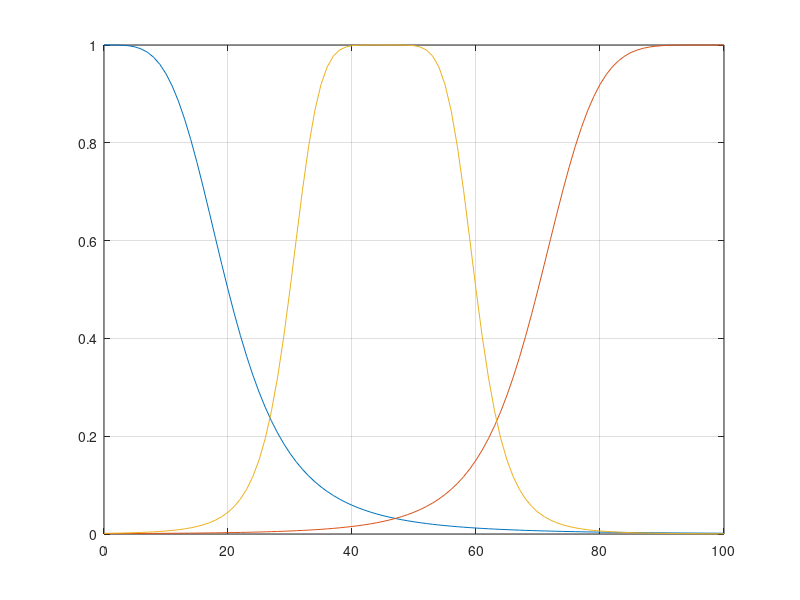
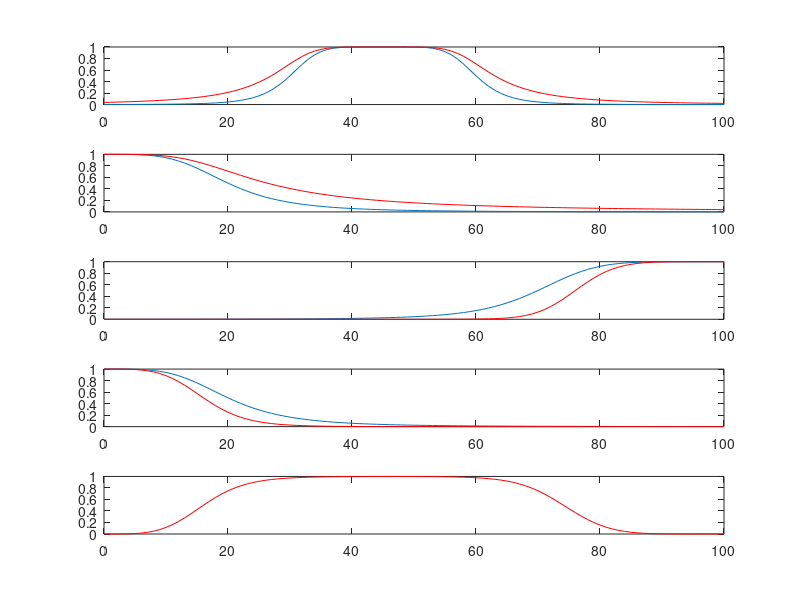

These figures' MATLAB source, in order:
clear all
close all
clc
x=0:100;

young=gbellmf(x,[20,2,0]);
plot(x,young)
hold on
old=gbellmf(x,[30,3,100]);
 plot(x,old)
 hold on
 grid on
 middle_age=gbellmf(x,[15,3,45]);
  plot(x,middle_age)
  
  figure();
  
 middle_age=gbellmf(x,[15,3,45]);
 subplot(5,1,1);
  plot(x,middle_age);
  ml_middle_age=(middle_age).^(1/2);%more or less middle age
  hold on
  plot(x,ml_middle_age,'r');
  subplot(5,1,2);
  young=gbellmf(x,[20,2,0]);
plot(x,young);
hold on
    almost_young=(young).^(1/2);
  plot(x,almost_young,'r');
    subplot(5,1,3);
    old=gbellmf(x,[30,3,100]);
 plot(x,old);
 hold on
      extremly_old=(old).^(3);
  plot(x,extremly_old,'r');
     subplot(5,1,4);
       young=gbellmf(x,[20,2,0]);
plot(x,young);
hold on
  very_young=(young).^(2);
plot(x,very_young,'r');
subplot(5,1,5);
   not_very_young=1-very_young;
   not_very_old=1-((old).^2);
  nyno=min( not_very_young, not_very_old);%not very young and not vert old
  plot(x,nyno,'r');

